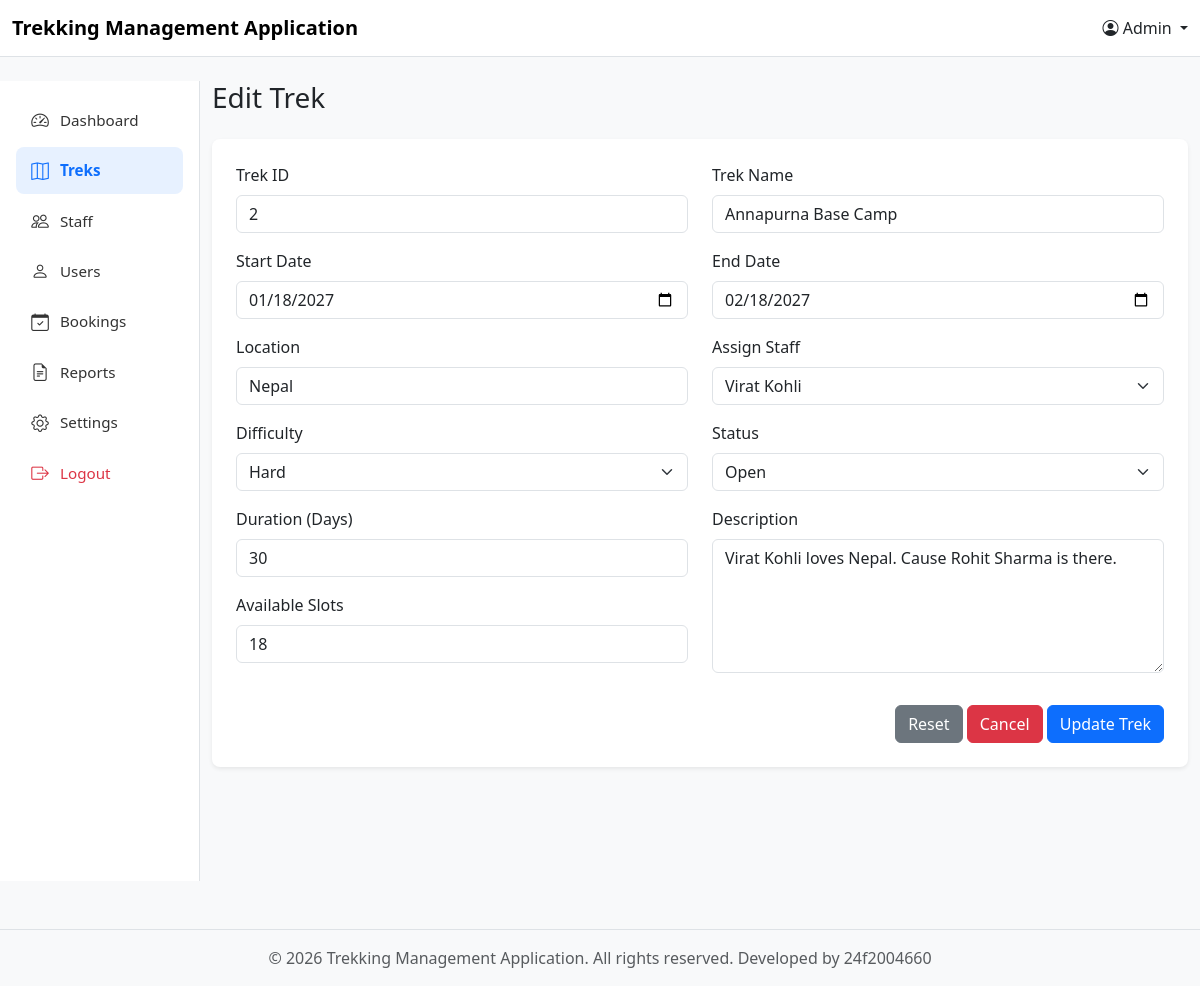
The app's page /edit_trek?trek_id=2 with its own data.
### models.py (models this page shows)
class Trek(db.Model):
    __tablename__ = 'trek'
    trek_id = db.Column(db.Integer, primary_key=True)
    t_name = db.Column(db.String(120), nullable=False)
    location = db.Column(db.String(120), nullable=False)
    diff = db.Column(db.String(1))  # E/M/H
    duration = db.Column(db.Integer)
    avl_slots = db.Column(db.Integer, nullable=False)
    assign_s_id = db.Column(db.Integer, db.ForeignKey('staff_profile.staff_id'), nullable=False)
    status = db.Column(db.String(20), default='Pending')  # Pending/Approved/Open/Close/Completed
    start_date = db.Column(db.Date)
    end_date = db.Column(db.Date)
    description = db.Column(db.String(500))
    bookings = db.relationship('Booking', backref='trek')

class staff_profile(db.Model):
    __tablename__ = 'staff_profile'
    id = db.Column(db.Integer, primary_key=True)
    staff_id = db.Column(db.Integer, db.ForeignKey('user_credentials.id'),unique = True, nullable=False) #linking user credentials to staff
    name = db.Column(db.String(100), nullable=False)
    address = db.Column(db.String(200), nullable=False)
    phone_number = db.Column(db.String(20), nullable=False)
    experience = db.Column(db.String(100), nullable=False)
    status = db.Column(db.Integer, nullable=False, default = 0) #0-registered(pending), 1-approved, 2-rejected,
    treks = db.relationship('Trek', backref='assigned_staff')

### controller.py (the view)
@app.route("/edit_trek")
def admin_edit_trek():
    trek_id = request.args["trek_id"]
    trek_searched = search_trek(trek_id)
    staffs = get_staff_data()
    return render_template("Admin_templates/admin_edit_trek.html", trek_data = trek_searched , staffs = staffs)

### controller.py (called while the page is built)
def get_staff_data():
    s_data = db.session.query(staff_profile).filter().all()
    return s_data

def search_trek(id):
    trek_searched = db.session.query(Trek).filter(Trek.trek_id == id).first()
    return trek_searched

### templates/Admin_templates/admin_edit_trek.html (shortened to what this page needs)
{% extends "base.html" %}
{% set current_user = 'Admin' %}
{% block content %}
<div class="row">
    {% set current_page = 'treks' %}
    {% include "Admin_templates/components/admin_menu.html" %}
    <div class="col-md-10">
        <h3 class="mb-4">Edit Trek</h3>
        <div class="card border-0 shadow-sm rounded-3">
            <div class="card-body p-4">
                <form method="POST" action="/update_trek">
                    <div class="row">
                        <div class="col-md-6">
                            <div class="mb-3">
                                <label class="form-label">Trek ID</label>
                                <input type="text" class="form-control" name="t_id" value="{{trek_data.trek_id}}" readonly>
                            </div>
                            <div class="mb-3">
                                <label class="form-label">Start Date</label>
                                <input type="date" class="form-control" name="start_date" value="{{trek_data.start_date}}" required>
                            </div>
                            <div class="mb-3">
                                <label class="form-label">Location</label>
                                <input type="text" class="form-control" name="location" value="{{trek_data.location}}" required>
                            </div>
                            <div class="mb-3">
                                <label class="form-label">Difficulty</label>
                                <select class="form-select" name="difficulty" required>
                                    <option value="H" {% if trek_data.diff == 'H' %}selected{% endif %}>Hard</option>
                                </select>
                            </div>
                            <div class="mb-3">
                                <label class="form-label">Duration (Days)</label>
                                <input type="number" class="form-control" name="duration" value="{{trek_data.duration}}" required>
                            </div>
                            <div class="mb-3">
                                <label class="form-label">Available Slots</label>
                                <input type="number" class="form-control" name="avl_slots" value="{{trek_data.avl_slots}}" required>
                            </div>
                        </div>
                        <div class="col-md-6">
                            <div class="mb-3">
                                <label class="form-label">Trek Name</label>
                                <input type="text" class="form-control" name="trek_name" value="{{trek_data.t_name}}" required>
                            </div>
                            <div class="mb-3">
                                <label class="form-label">End Date</label>
                                <input type="date" class="form-control" name="end_date" value="{{trek_data.end_date}}" required>
                            </div>
                            <div class="mb-3">
                                <label class="form-label">Assign Staff</label>
                                <select class="form-select" name="asn_staff" required>
                                    {% for staff in staffs %}
                                        <option value="{{ staff.id }}" {% if trek_data.assign_s_id == staff.id %}selected{% endif %}>
                                            {{ staff.name }}
                                        </option>
                                    {% endfor %}
                                </select>
                            </div>
                            <div class="mb-3">
                                <label class="form-label">Status</label>
                                <select class="form-select" name="status">
                                    <option value="1" {% if trek_data.status == '1' %}selected{% endif %}>Open</option>
                                </select>
                            </div>
                            <div class="mb-3">
                                <label class="form-label">Description</label>
                                <textarea class="form-control" rows="5" name="description" >{{trek_data.description}}</textarea>
                            </div>
                        </div>
                    </div>
                    <div class="text-end mt-3">
                        <input type="reset" class="btn btn-secondary" value="Reset">
                        <a href="{{ url_for('admin_manage_treks') }}" class="btn btn-danger">Cancel</a>
                        <input type="submit" class="btn btn-primary" value="Update Trek">
                    </div>
                </form>
            </div>
        </div>
    </div>
</div>
{% endblock %}

### records on screen
Trek: t_id "2", start_date "01/18/2027", location "Nepal", difficulty "Hard", duration "30", avl_slots "18", trek_name "Annapurna Base Camp", end_date "02/18/2027", asn_staff "Virat Kohli", status "Open", description "Virat Kohli loves Nepal. Cause Rohit Sharma is there."

### other values on screen
{{ current_user }} "Admin"
